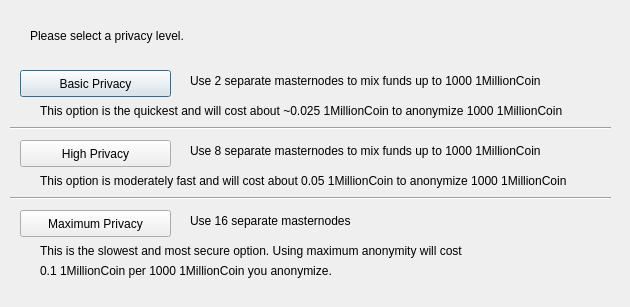
<?xml version="1.0" encoding="UTF-8"?>
<ui version="4.0">
 <class>DarksendConfig</class>
 <widget class="QDialog" name="DarksendConfig">
  <property name="geometry">
   <rect>
    <x>0</x>
    <y>0</y>
    <width>630</width>
    <height>307</height>
   </rect>
  </property>
  <property name="windowTitle">
   <string>Configure Darksend</string>
  </property>
  <widget class="QPushButton" name="buttonBasic">
   <property name="geometry">
    <rect>
     <x>20</x>
     <y>70</y>
     <width>151</width>
     <height>27</height>
    </rect>
   </property>
   <property name="text">
    <string>Basic Privacy</string>
   </property>
  </widget>
  <widget class="QPushButton" name="buttonHigh">
   <property name="geometry">
    <rect>
     <x>20</x>
     <y>140</y>
     <width>151</width>
     <height>27</height>
    </rect>
   </property>
   <property name="text">
    <string>High Privacy</string>
   </property>
  </widget>
  <widget class="QPushButton" name="buttonMax">
   <property name="geometry">
    <rect>
     <x>20</x>
     <y>210</y>
     <width>151</width>
     <height>27</height>
    </rect>
   </property>
   <property name="text">
    <string>Maximum Privacy</string>
   </property>
  </widget>
  <widget class="QLabel" name="label">
   <property name="geometry">
    <rect>
     <x>30</x>
     <y>20</y>
     <width>571</width>
     <height>31</height>
    </rect>
   </property>
   <property name="text">
    <string>Please select a privacy level.</string>
   </property>
  </widget>
  <widget class="QLabel" name="label_2">
   <property name="geometry">
    <rect>
     <x>190</x>
     <y>70</y>
     <width>421</width>
     <height>21</height>
    </rect>
   </property>
   <property name="text">
    <string>Use 2 separate masternodes to mix funds up to 1000 1MillionCoin</string>
   </property>
  </widget>
  <widget class="QLabel" name="label_3">
   <property name="geometry">
    <rect>
     <x>190</x>
     <y>140</y>
     <width>411</width>
     <height>21</height>
    </rect>
   </property>
   <property name="text">
    <string>Use 8 separate masternodes to mix funds up to 1000 1MillionCoin</string>
   </property>
  </widget>
  <widget class="QLabel" name="label_4">
   <property name="geometry">
    <rect>
     <x>190</x>
     <y>210</y>
     <width>421</width>
     <height>21</height>
    </rect>
   </property>
   <property name="text">
    <string>Use 16 separate masternodes</string>
   </property>
  </widget>
  <widget class="QLabel" name="label_6">
   <property name="geometry">
    <rect>
     <x>40</x>
     <y>100</y>
     <width>561</width>
     <height>21</height>
    </rect>
   </property>
   <property name="text">
    <string>This option is the quickest and will cost about ~0.025 1MillionCoin to anonymize 1000 1MillionCoin</string>
   </property>
  </widget>
  <widget class="QLabel" name="label_7">
   <property name="geometry">
    <rect>
     <x>40</x>
     <y>170</y>
     <width>561</width>
     <height>21</height>
    </rect>
   </property>
   <property name="text">
    <string>This option is moderately fast and will cost about 0.05 1MillionCoin to anonymize 1000 1MillionCoin</string>
   </property>
  </widget>
  <widget class="QLabel" name="label_8">
   <property name="geometry">
    <rect>
     <x>40</x>
     <y>240</y>
     <width>561</width>
     <height>21</height>
    </rect>
   </property>
   <property name="text">
    <string>This is the slowest and most secure option. Using maximum anonymity will cost</string>
   </property>
  </widget>
  <widget class="QLabel" name="label_9">
   <property name="geometry">
    <rect>
     <x>40</x>
     <y>260</y>
     <width>561</width>
     <height>21</height>
    </rect>
   </property>
   <property name="text">
    <string>0.1 1MillionCoin per 1000 1MillionCoin you anonymize.</string>
   </property>
  </widget>
  <widget class="Line" name="line">
   <property name="geometry">
    <rect>
     <x>10</x>
     <y>120</y>
     <width>601</width>
     <height>16</height>
    </rect>
   </property>
   <property name="orientation">
    <enum>Qt::Horizontal</enum>
   </property>
  </widget>
  <widget class="Line" name="line_2">
   <property name="geometry">
    <rect>
     <x>10</x>
     <y>190</y>
     <width>601</width>
     <height>16</height>
    </rect>
   </property>
   <property name="orientation">
    <enum>Qt::Horizontal</enum>
   </property>
  </widget>
 </widget>
 <resources/>
 <connections/>
</ui>
